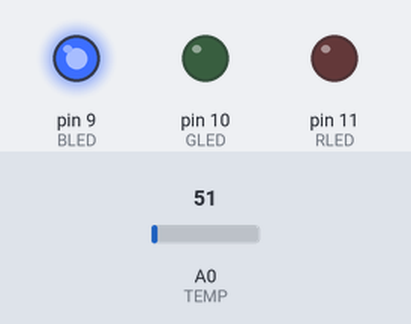
Simulated run of this sketch. Board: Arduino Uno, built with avr-gcc and run on an emulated ATmega328P. Shown: output pins drawn as LEDs (lit = HIGH). The inputs (shaded band) are chosen by the test bench; at power-on: A0 (TEMP) = 51.

Above: at 0.1 s.
Timing chart, 0 to 1.6 s (numbered marks = the images above):
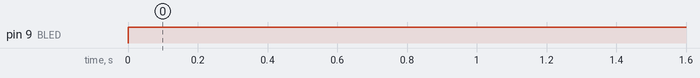

The sketch:

TEMP_ALERT.ino
```cpp
// Temperature Alert!
const int BLED=9;
const int GLED=10;
const int RLED=11;
const int TEMP=0;

const int LOWER_BOUND=180; // lower threshold
const int UPPER_BOUND=200; // Upper threshold

int val = 0; //variable to hold temp reading


void setup() {
  // put your setup code here, to run once:
pinMode(BLED, OUTPUT);
pinMode(GLED, OUTPUT);
pinMode(RLED, OUTPUT);

}

void loop() {
  // put your main code here, to run repeatedly:
val = analogRead(TEMP);

if (val < LOWER_BOUND)
{
  digitalWrite(RLED, LOW);
  digitalWrite(GLED, LOW);
  digitalWrite(BLED, HIGH);
}
else if (val > UPPER_BOUND)
{
  digitalWrite(RLED, HIGH);
  digitalWrite(GLED, LOW);
  digitalWrite(BLED, LOW);
}
else
{
  digitalWrite(RLED, LOW);
  digitalWrite(GLED, HIGH);
  digitalWrite(BLED, LOW);
}
}
```

Measured:
- by itself, pin 9 (BLED): LOW → HIGH at 0.00 s
